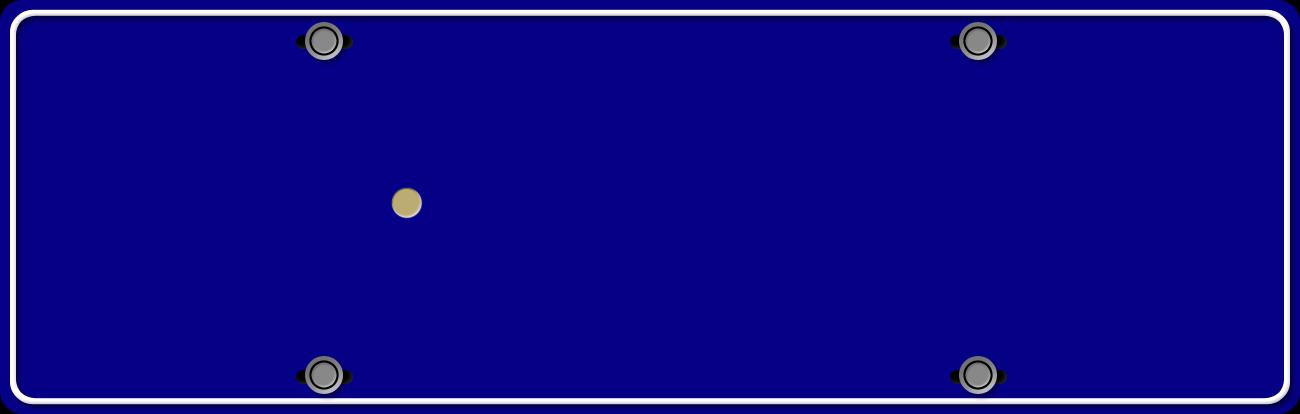
#> input picture images/blue.bmp, 1300 x 414 px
$ python genplate_advanced.py
#> lines starting #> are read from the running program, lines starting #| are printed output that depends on the picture
### PlateCommon.py
#coding=utf-8
import os
import random
# import sys
import numpy as np
import cv2
import argparse
# import PIL
from PIL import ImageFont
from PIL import Image
from PIL import ImageDraw
from math import *

INDEX_PROVINCE = {"京": 0, "沪": 1, "津": 2, "渝": 3, "冀": 4, "晋": 5, "蒙": 6, "辽": 7, "吉": 8, "黑": 9,
                "苏": 10, "浙": 11, "皖": 12, "闽": 13, "赣": 14, "鲁": 15, "豫": 16, "鄂": 17, "湘": 18, "粤": 19,
                "桂": 20, "琼": 21, "川": 22, "贵": 23, "云": 24, "藏": 25, "陕": 26, "甘": 27, "青": 28, "宁": 29,
                "新": 30}
INDEX_DIGIT = {"0": 31, "1": 32, "2": 33, "3": 34, "4": 35, "5": 36, "6": 37, "7": 38, "8": 39, "9": 40}
INDEX_LETTER = {"A": 41, "B": 42, "C": 43, "D": 44, "E": 45, "F": 46, "G": 47,
                "H": 48, "J": 49, "K": 50, "L": 51, "M": 52, "N": 53,
                "P": 54, "Q": 55, "R": 56, "S": 57, "T": 58,
                "U": 59, "V": 60, "W": 61, "X": 62, "Y": 63, "Z": 64}

PLATE_CHARS_PROVINCE = {"京", "沪", "津", "渝", "冀", "晋", "蒙", "辽", "吉", "黑",
                        "苏", "浙", "皖", "闽", "赣", "鲁", "豫", "鄂", "湘", "粤",
                        "桂", "琼", "川", "贵", "云", "藏", "陕", "甘", "青", "宁",
                        "新"}
PLATE_CHARS_DIGIT = {"0", "1", "2", "3", "4", "5", "6", "7", "8", "9"}
PLATE_CHARS_LETTER = {"A", "B", "C", "D", "E", "F", "G",
                        "H", "J", "K", "L", "M", "N",
                        "P", "Q", "R", "S", "T",
                        "U", "V", "W", "X", "Y", "Z"}

index = {"京": 0, "沪": 1, "津": 2, "渝": 3, "冀": 4, "晋": 5, "蒙": 6, "辽": 7, "吉": 8, "黑": 9, "苏": 10, "浙": 11, "皖": 12,
         "闽": 13, "赣": 14, "鲁": 15, "豫": 16, "鄂": 17, "湘": 18, "粤": 19, "桂": 20, "琼": 21, "川": 22, "贵": 23, "云": 24,
         "藏": 25, "陕": 26, "甘": 27, "青": 28, "宁": 29, "新": 30, "0": 31, "1": 32, "2": 33, "3": 34, "4": 35, "5": 36,
         "6": 37, "7": 38, "8": 39, "9": 40, "A": 41, "B": 42, "C": 43, "D": 44, "E": 45, "F": 46, "G": 47, "H": 48,
         "J": 49, "K": 50, "L": 51, "M": 52, "N": 53, "P": 54, "Q": 55, "R": 56, "S": 57, "T": 58, "U": 59, "V": 60,
         "W": 61, "X": 62, "Y": 63, "Z": 64}

chars = ["京", "沪", "津", "渝", "冀", "晋", "蒙", "辽", "吉", "黑", "苏", "浙", "皖", "闽", "赣", "鲁", "豫", "鄂", "湘", "粤", "桂",
             "琼", "川", "贵", "云", "藏", "陕", "甘", "青", "宁", "新", "0", "1", "2", "3", "4", "5", "6", "7", "8", "9", "A",
             "B", "C", "D", "E", "F", "G", "H", "J", "K", "L", "M", "N", "P", "Q", "R", "S", "T", "U", "V", "W", "X",
             "Y", "Z"]


# 增加脏污效果
def AddSmudginess(img, Smu):
    img_h, img_w = img.shape[:2]
    rows = r(Smu.shape[0] - img_h)

    cols = r(Smu.shape[1] - img_w)
    adder = Smu[rows:rows + img_h, cols:cols + img_w]
    adder = cv2.resize(adder, (img_w, img_h))
    adder = cv2.bitwise_not(adder)
    # [5 lines of commented-out code are left out]
    val = random.random() * 0.5
    img = cv2.addWeighted(img, 1 - val, adder, val, 0.0)
    return img


def rot(img, angel, shape, max_angel):
    """ 使图像轻微的畸变
        img 输入图像
        factor 畸变的参数
        size 为图片的目标尺寸
    """
    size_o = [shape[1],shape[0]]
    # print size_o
    # size = (shape[1]+ int(shape[0]*cos((float(max_angel )/180) * 3.14)),shape[0])
    # print size
    size = (shape[1] + int(shape[0] * sin((float(max_angel) / 180) * 3.14)), shape[0])
    # print size
    interval = abs(int(sin((float(angel) / 180) * 3.14) * shape[0]))

    pts1 = np.float32([[0, 0], [0, size_o[1]], [size_o[0], 0], [size_o[0], size_o[1]]])
    if(angel > 0):
        pts2 = np.float32([[interval, 0], [0, size[1]], [size[0], 0], [size[0] - interval, size_o[1]]])
    else:
        pts2 = np.float32([[0, 0], [interval, size[1]], [size[0] - interval, 0], [size[0], size_o[1]]])

    M = cv2.getPerspectiveTransform(pts1, pts2)
    dst = cv2.warpPerspective(img, M, size)

    return dst


def rotRandrom(img, factor, size):
    shape = size
    pts1 = np.float32([[0, 0], [0, shape[0]], [shape[1], 0], [shape[1], shape[0]]])
    pts2 = np.float32([[r(factor), r(factor)],
                        [ r(factor), shape[0] - r(factor)],
                        [shape[1] - r(factor), r(factor)],
                        [shape[1] - r(factor), shape[0] - r(factor)]])
    M = cv2.getPerspectiveTransform(pts1, pts2)
    dst = cv2.warpPerspective(img, M, size)
    return dst


# [55 lines left out: functions tfactor, random_envirment, random_scene, not called in this run]


def GenCh(f, val):
    img = Image.new("RGB", (45, 70), (255, 255, 255))
    draw = ImageDraw.Draw(img)
    draw.text((0, 3), val, (0, 0, 0), font=f)
    img = img.resize((23, 70))
    A = np.array(img)
    return A


def GenCh1(f, val):
    img = Image.new("RGB", (23, 70), (255, 255, 255))
    draw = ImageDraw.Draw(img)
    # draw.text((0, 2), val.decode('utf-8'), (0, 0, 0), font=f)
    draw.text((0, 2), val, (0, 0, 0), font=f)
    A = np.array(img)
    return A

# green
# [16 lines left out: functions GenCh_green, GenCh1_green, not called in this run]

def AddGauss(img, level):
    return cv2.blur(img, (level * 2 + 1, level * 2 + 1))


def r(val):
    return int(np.random.random() * val)


def AddNoiseSingleChannel(single):
    diff = 255 - single.max()
    noise = np.random.normal(0, 1 + r(6), single.shape)
    noise = (noise - noise.min()) / (noise.max() - noise.min())
    noise = diff * noise
    noise = noise.astype(np.uint8)
    dst = single + noise
    return dst


def addNoise(img, sdev=0.5, avg=10):
    img[:, :, 0] = AddNoiseSingleChannel(img[:, :, 0])
    img[:, :, 1] = AddNoiseSingleChannel(img[:, :, 1])
    img[:, :, 2] = AddNoiseSingleChannel(img[:, :, 2])
    return img

### genplate_advanced.py
#coding=utf-8
import os
import argparse
from math import *
import numpy as np
import cv2
# import PIL
from PIL import Image, ImageFont, ImageDraw
from PlateCommon import *

class GenPlate:
    def __init__(self, fontCh, fontEng, NoPlates):
#> called with fontCh = './font/platech.ttf', fontEng = './font/platechar.ttf', NoPlates = './NoPlates'
        self.fontC = ImageFont.truetype(fontCh, 43, 0)
        self.fontE = ImageFont.truetype(fontEng, 60, 0)
        self.img = np.array(Image.new("RGB", (226, 70), (255, 255, 255)))
        self.bg = cv2.resize(cv2.imread("./images/blue.bmp"), (226, 70))
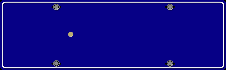
#> self.bg: shape (70, 226, 3); mean B, G, R 135.8, 10, 15.6
        # self.bg = cv2.resize(cv2.imread("./images/green.png"), (226, 70))
        self.smu = cv2.imread("./images/smu2.jpg")
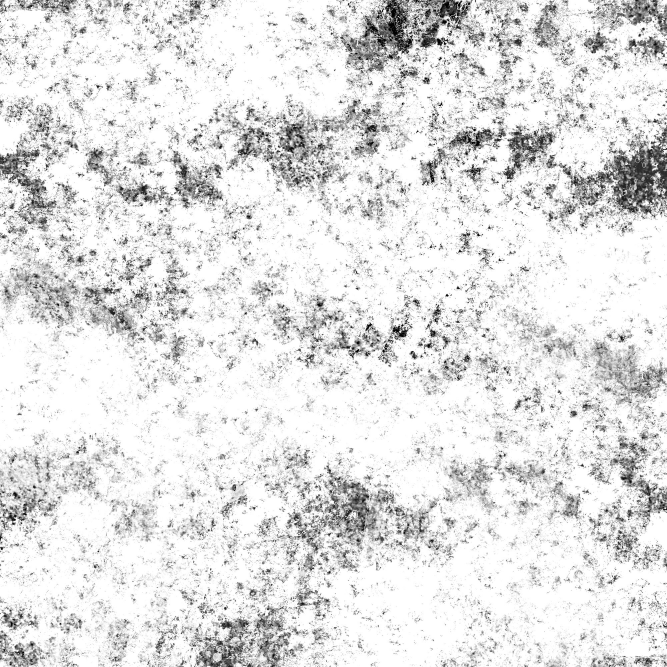
#> input picture images/smu2.jpg, 2000 x 2000 px (shown at 1/3 size)
#> self.smu is the input picture: shape (2000, 2000, 3); min 0, max 255, mean 225.7
        self.noplates_path = []
        for parent, parent_folder, filenames in os.walk(NoPlates):
            for filename in filenames:
                path = parent + "/" + filename
                self.noplates_path.append(path)

    def draw(self, val):
        offset = 2
        self.img[0: 70, offset + 8:offset + 8 + 23] = GenCh(self.fontC, val[0])  # 绘制第一个字
        self.img[0: 70, offset + 8 + 23 + 6:offset + 8 + 23 + 6 + 23] = GenCh1(self.fontE, val[1])  # 绘制第二个字
        for i in range(5):
            base = offset + 8 + 23 + 6 + 23 + 17 + i * 23 + i * 6
            self.img[0: 70, base: base + 23] = GenCh1(self.fontE, val[i + 2])
        return self.img

    def generate(self, text):
        if len(text) == 7:
            # fg = self.draw(text.decode(encoding="utf-8"))
            fg = self.draw(text)  # 绘制牌照
            fg = cv2.bitwise_not(fg)
            com = cv2.bitwise_or(fg, self.bg)
            # com = rot(com,r(60)-30,com.shape,30);
            com = rot(com, r(40) - 20, com.shape, 20)  # 使图像轻微的畸变
            com = rotRandrom(com, 10, (com.shape[1], com.shape[0]))
            com = AddSmudginess(com, self.smu)

            # com = tfactor(com)
            # com = random_envirment(com, self.noplates_path)
            com = AddGauss(com, 1 + r(2))
            com = addNoise(com)
            return com

    # 生成牌照内容
    def genPlateString(self, pos, val):  # 在pos位置生成val, pos取后面5位随机一位，val取0-9
        plateStr = ""
        box = [0, 0, 0, 0, 0, 0, 0]
        if pos != -1:
            box[pos] = 1
        for unit, cpos in zip(box, range(len(box))):
            if unit == 1:
                plateStr += str(val)
            else:
                if cpos == 0:  # 省份
                    plateStr += chars[r(31)]  # random
                elif cpos == 1:  #
                    plateStr += chars[41 + r(24)]
                else:
                    plateStr += chars[31 + r(34)]
        return plateStr

    def genBatch(self, batchSize, pos, charRange, outputPath, size):
#> called with batchSize = 10, pos = 2, outputPath = './train_data', size = (94, 24)
        if not os.path.exists(outputPath):
            os.makedirs(outputPath)
        for i in range(batchSize):
            plateStr = self.genPlateString(2 + r(4), r(9))  # 生成牌照内容
            # print(plateStr)
            img = self.generate(plateStr)
            # img = cv2.cvtColor(img, cv2.COLOR_BGR2GRAY)
            img = cv2.resize(img, size)
            # filename = os.path.join(outputPath, str(i).zfill(4) + '.' + plateStr + ".jpg")
            filename = os.path.join(outputPath, plateStr + ".jpg")
            # cv2.imwrite(filename, img)
            cv2.imencode('.jpg', img)[1].tofile(filename)
            print(filename, plateStr)
#> this loop made 10 passes
#> pass 1, in GenCh, `img = img.resize((23, 70))`:
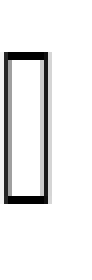
#> img: PIL image 23x70 RGB (shown 4 times larger); min 0, max 255, mean 234.3
#> pass 1, in GenCh1, `A = np.array(img)`:
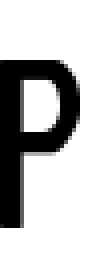
#> A: shape (70, 23, 3) (shown 4 times larger); min 0, max 255, mean 188.2


def parse_args():
    parser = argparse.ArgumentParser()
    parser.add_argument('--font_ch', default='./font/platech.ttf')
    parser.add_argument('--font_en', default='./font/platechar.ttf')
    parser.add_argument('--bg_dir', default='./NoPlates')
    parser.add_argument('--out_dir', default='./train_data', help='output dir')
    parser.add_argument('--make_num', default=10, type=int, help='num')
    # parser.add_argument('--img_w', default=120, type=int, help='num')
    # parser.add_argument('--img_h', default=32, type=int, help='num')
    parser.add_argument('--img_w', default=94, type=int, help='num')
    parser.add_argument('--img_h', default=24, type=int, help='num')
    return parser.parse_args()


def main(args):
    G = GenPlate(args.font_ch, args.font_en, args.bg_dir)
    G.genBatch(args.make_num, 2, range(31, 65), args.out_dir, (args.img_w, args.img_h))


if __name__ == '__main__':
    main(parse_args())
